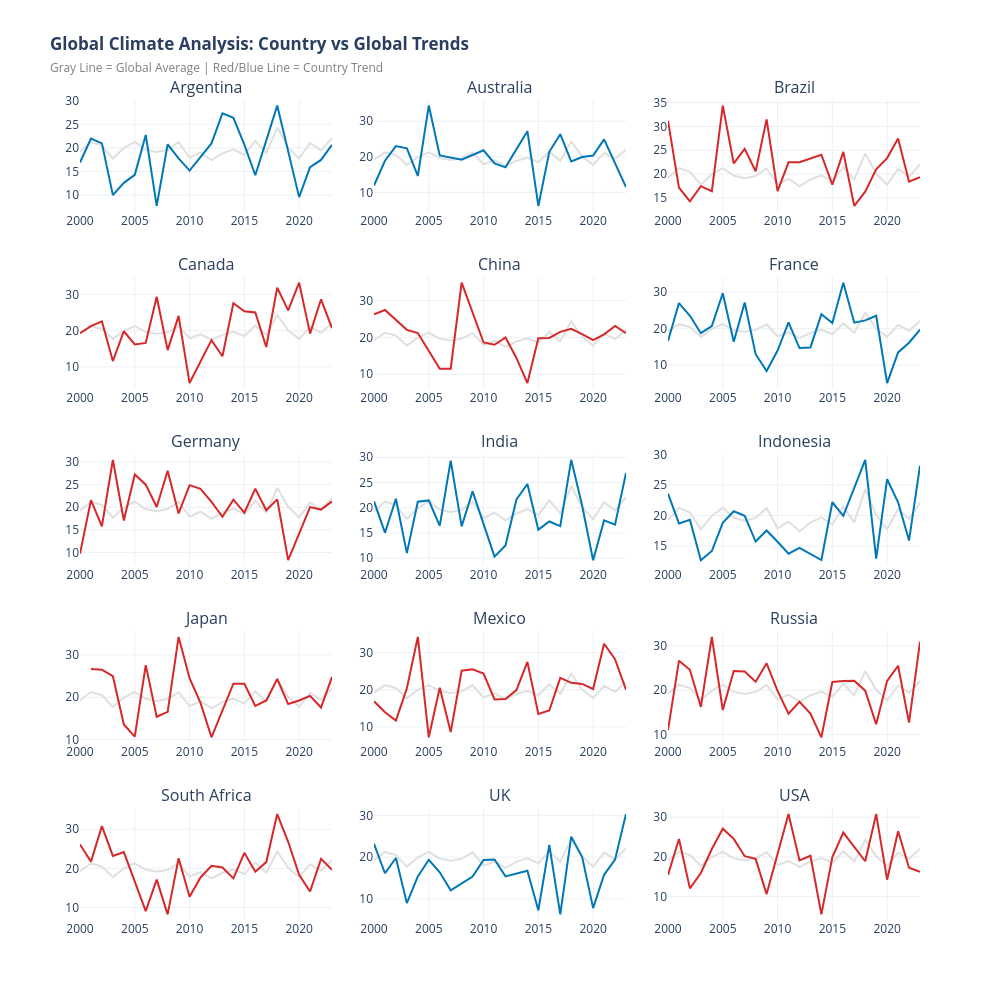

Write notebook code for a chart like this one.
### Markdown cell above
### Analysis of the Line Chart (Focus + Context)
**Purpose:** Shows the overall distribution and range of the data showing Global Stability vs. Local Chaos.

**The Context:** The light gray lines ("spaghetti") represent the noise and range of all 15 countries in the dataset.

**The Baseline:** The thick black line represents the Global Average. It acts as the anchor, showing the central tendency of the data.

**The Focus:** The green dotted line highlights any chosen country. This allows the viewer to instantly compare a specific local trend against the global baseline without getting lost in the clutter of other countries.

**Interpretation of Variance:** The fact that the background lines are so messy (the "spaghetti" effect) reinforces that calculating a "Global Average" might be hiding the reality of what is happening on the ground. A global average of 20°C doesn't mean much to a country experiencing a 34°C heatwave (China) or a 8°C cold snap (Soth Africa) in the same year (2008).

Basically;
**The average doesn't tell the whole story because real weather is messy**
- Some years, one country is freezing (bottom of the chart).
- The same year, another country is boiling (top of the chart).
- Because they are all happening at once, the chart looks chaotic.

### Code cell
import pandas as pd
import plotly.graph_objects as go
from plotly.subplots import make_subplots

countries = sorted(df["Country"].unique())
global_data = df.groupby("Year")["Avg Temperature (°C)"].mean()
global_mean_val = df["Avg Temperature (°C)"].mean()

# Creating Grid Layout (5 Rows x 3 Cols)
fig = make_subplots(
    rows=5, cols=3,
    subplot_titles=countries, # Titles for each mini-chart
    vertical_spacing=0.08,
    horizontal_spacing=0.05
)

row_idx = 1
col_idx = 1

for country in countries:
    country_df = df[df["Country"] == country]

    # Adding the Global Trend (Gray)
    fig.add_trace(go.Scatter(
        x=global_data.index,
        y=global_data.values,
        mode="lines",
        line=dict(color="#e0e0e0", width=2),
        showlegend=False,
        hoverinfo="skip"
    ), row=row_idx, col=col_idx)

    # Adding Country Trend (Colored)
    # We color based on whether the country is mostly hot (Red) or cold (Blue)
    avg_temp = country_df["Avg Temperature (°C)"].mean()
    line_color = "#D62828" if avg_temp > global_mean_val else "#0077B6"

    fig.add_trace(go.Scatter(
        x=country_df["Year"],
        y=country_df["Avg Temperature (°C)"],
        mode="lines",
        name=country,
        line=dict(color=line_color, width=2),
        showlegend=False
    ), row=row_idx, col=col_idx)

    # Move to next grid cell
    col_idx += 1
    if col_idx > 3:
        col_idx = 1
        row_idx += 1

fig.update_layout(
    title="<b>Global Climate Analysis: Country vs Global Trends</b><br><span style='font-size:12px;color:gray'>Gray Line = Global Average | Red/Blue Line = Country Trend</span>",
    height=1000,
    width=1000,
    template="plotly_white",
    hovermode="x unified"
)

fig.show()

### Figure 1 — Plotly figure (JSON) as saved in the notebook; plotly's stock layout.template omitted (floating-point values rounded to 4 significant figures)
{"data": [{"hoverinfo": "skip", "line": {"color": "#e0e0e0", "width": 2}, "mode": "lines", "showlegend": false, "type": "scatter", "x": [2000, 2001, 2002, 2003, 2004, 2005, 2006, 2007, 2008, 2009, 2010, 2011, 2012, 2013, 2014, 2015, 2016, 2017, 2018, 2019, 2020, 2021, 2022, 2023], "xaxis": "x", "y": [19.24, 21.24, 20.48, 17.74, 19.94, 21.26, 19.63, 19.14, 19.6, 21.2, 17.92, 19.01, 17.44, 18.86, 19.71, 18.52, 21.45, 18.87, 24.3, 20.11, 17.74, 21.07, 19.45, 22.08], "yaxis": "y"}, {"line": {"color": "#0077B6", "width": 2}, "mode": "lines", "name": "Argentina", "showlegend": false, "type": "scatter", "x": [2000, 2001, 2002, 2003, 2004, 2005, 2006, 2007, 2008, 2009, 2010, 2012, 2013, 2014, 2015, 2016, 2018, 2019, 2020, 2021, 2022, 2023], "xaxis": "x", "y": [16.9, 21.98, 20.95, 10.0, 12.6, 14.28, 22.75, 7.7, 20.76, 17.77, 15.2, 20.95, 27.32, 26.37, 20.7, 14.2, 28.97, 19.03, 9.567, 15.93, 17.45, 20.63], "yaxis": "y"}, {"hoverinfo": "skip", "line": {"color": "#e0e0e0", "width": 2}, "mode": "lines", "showlegend": false, "type": "scatter", "x": [2000, 2001, 2002, 2003, 2004, 2005, 2006, 2007, 2008, 2009, 2010, 2011, 2012, 2013, 2014, 2015, 2016, 2017, 2018, 2019, 2020, 2021, 2022, 2023], "xaxis": "x2", "y": [19.24, 21.24, 20.48, 17.74, 19.94, 21.26, 19.63, 19.14, 19.6, 21.2, 17.92, 19.01, 17.44, 18.86, 19.71, 18.52, 21.45, 18.87, 24.3, 20.11, 17.74, 21.07, 19.45, 22.08], "yaxis": "y2"}, {"line": {"color": "#0077B6", "width": 2}, "mode": "lines", "name": "Australia", "showlegend": false, "type": "scatter", "x": [2000, 2001, 2002, 2003, 2004, 2005, 2006, 2008, 2010, 2011, 2012, 2014, 2015, 2016, 2017, 2018, 2019, 2020, 2021, 2022, 2023], "xaxis": "x2", "y": [11.93, 18.9, 23.02, 22.4, 14.62, 34.4, 20.4, 19.2, 21.83, 18.16, 17.05, 27.2, 6.2, 21.4, 26.35, 18.68, 19.96, 20.35, 24.9, 18.33, 11.5], "yaxis": "y2"}, {"hoverinfo": "skip", "line": {"color": "#e0e0e0", "width": 2}, "mode": "lines", "showlegend": false, "type": "scatter", "x": [2000, 2001, 2002, 2003, 2004, 2005, 2006, 2007, 2008, 2009, 2010, 2011, 2012, 2013, 2014, 2015, 2016, 2017, 2018, 2019, 2020, 2021, 2022, 2023], "xaxis": "x3", "y": [19.24, 21.24, 20.48, 17.74, 19.94, 21.26, 19.63, 19.14, 19.6, 21.2, 17.92, 19.01, 17.44, 18.86, 19.71, 18.52, 21.45, 18.87, 24.3, 20.11, 17.74, 21.07, 19.45, 22.08], "yaxis": "y3"}, {"line": {"color": "#D62828", "width": 2}, "mode": "lines", "name": "Brazil", "showlegend": false, "type": "scatter", "x": [2000, 2001, 2002, 2003, 2004, 2005, 2006, 2007, 2008, 2009, 2010, 2011, 2012, 2013, 2014, 2015, 2016, 2017, 2018, 2019, 2020, 2021, 2022, 2023], "xaxis": "x3", "y": [31.2, 17.15, 14.27, 17.45, 16.4, 34.4, 22.23, 25.3, 20.6, 31.5, 16.42, 22.47, 22.5, 23.23, 24.07, 17.75, 24.66, 13.3, 16.3, 21.0, 23.36, 27.5, 18.4, 19.35], "yaxis": "y3"}, {"hoverinfo": "skip", "line": {"color": "#e0e0e0", "width": 2}, "mode": "lines", "showlegend": false, "type": "scatter", "x": [2000, 2001, 2002, 2003, 2004, 2005, 2006, 2007, 2008, 2009, 2010, 2011, 2012, 2013, 2014, 2015, 2016, 2017, 2018, 2019, 2020, 2021, 2022, 2023], "xaxis": "x4", "y": [19.24, 21.24, 20.48, 17.74, 19.94, 21.26, 19.63, 19.14, 19.6, 21.2, 17.92, 19.01, 17.44, 18.86, 19.71, 18.52, 21.45, 18.87, 24.3, 20.11, 17.74, 21.07, 19.45, 22.08], "yaxis": "y4"}, {"line": {"color": "#D62828", "width": 2}, "mode": "lines", "name": "Canada", "showlegend": false, "type": "scatter", "x": [2000, 2001, 2002, 2003, 2004, 2005, 2006, 2007, 2008, 2009, 2010, 2012, 2013, 2014, 2015, 2016, 2017, 2018, 2019, 2020, 2021, 2022, 2023], "xaxis": "x4", "y": [19.3, 21.25, 22.6, 11.6, 19.85, 16.19, 16.63, 29.4, 14.63, 24.1, 5.5, 17.38, 12.92, 27.6, 25.4, 25.05, 15.5, 31.9, 25.65, 33.3, 19.2, 28.7, 20.7], "yaxis": "y4"}, {"hoverinfo": "skip", "line": {"color": "#e0e0e0", "width": 2}, "mode": "lines", "showlegend": false, "type": "scatter", "x": [2000, 2001, 2002, 2003, 2004, 2005, 2006, 2007, 2008, 2009, 2010, 2011, 2012, 2013, 2014, 2015, 2016, 2017, 2018, 2019, 2020, 2021, 2022, 2023], "xaxis": "x5", "y": [19.24, 21.24, 20.48, 17.74, 19.94, 21.26, 19.63, 19.14, 19.6, 21.2, 17.92, 19.01, 17.44, 18.86, 19.71, 18.52, 21.45, 18.87, 24.3, 20.11, 17.74, 21.07, 19.45, 22.08], "yaxis": "y5"}, {"line": {"color": "#D62828", "width": 2}, "mode": "lines", "name": "China", "showlegend": false, "type": "scatter", "x": [2000, 2001, 2003, 2004, 2006, 2007, 2008, 2010, 2011, 2012, 2013, 2014, 2015, 2016, 2017, 2018, 2019, 2020, 2021, 2022, 2023], "xaxis": "x5", "y": [26.2, 27.4, 22.02, 21.14, 11.5, 11.5, 34.8, 18.6, 17.98, 19.97, 14.4, 7.6, 19.77, 19.82, 21.48, 22.28, 20.85, 19.22, 20.8, 23.1, 21.1], "yaxis": "y5"}, {"hoverinfo": "skip", "line": {"color": "#e0e0e0", "width": 2}, "mode": "lines", "showlegend": false, "type": "scatter", "x": [2000, 2001, 2002, 2003, 2004, 2005, 2006, 2007, 2008, 2009, 2010, 2011, 2012, 2013, 2014, 2015, 2016, 2017, 2018, 2019, 2020, 2021, 2022, 2023], "xaxis": "x6", "y": [19.24, 21.24, 20.48, 17.74, 19.94, 21.26, 19.63, 19.14, 19.6, 21.2, 17.92, 19.01, 17.44, 18.86, 19.71, 18.52, 21.45, 18.87, 24.3, 20.11, 17.74, 21.07, 19.45, 22.08], "yaxis": "y6"}, {"line": {"color": "#0077B6", "width": 2}, "mode": "lines", "name": "France", "showlegend": false, "type": "scatter", "x": [2000, 2001, 2002, 2003, 2004, 2005, 2006, 2007, 2008, 2009, 2010, 2011, 2012, 2013, 2014, 2015, 2016, 2017, 2018, 2019, 2020, 2021, 2022, 2023], "xaxis": "x6", "y": [16.6, 27.0, 23.53, 18.77, 20.7, 29.7, 16.4, 27.17, 13.0, 8.4, 14.0, 21.7, 14.7, 14.87, 23.94, 21.56, 32.6, 21.65, 22.27, 23.53, 5.1, 13.5, 16.15, 19.75], "yaxis": "y6"}, {"hoverinfo": "skip", "line": {"color": "#e0e0e0", "width": 2}, "mode": "lines", "showlegend": false, "type": "scatter", "x": [2000, 2001, 2002, 2003, 2004, 2005, 2006, 2007, 2008, 2009, 2010, 2011, 2012, 2013, 2014, 2015, 2016, 2017, 2018, 2019, 2020, 2021, 2022, 2023], "xaxis": "x7", "y": [19.24, 21.24, 20.48, 17.74, 19.94, 21.26, 19.63, 19.14, 19.6, 21.2, 17.92, 19.01, 17.44, 18.86, 19.71, 18.52, 21.45, 18.87, 24.3, 20.11, 17.74, 21.07, 19.45, 22.08], "yaxis": "y7"}, {"line": {"color": "#D62828", "width": 2}, "mode": "lines", "name": "Germany", "showlegend": false, "type": "scatter", "x": [2000, 2001, 2002, 2003, 2004, 2005, 2006, 2007, 2008, 2009, 2010, 2011, 2012, 2013, 2014, 2015, 2016, 2017, 2018, 2019, 2021, 2022, 2023], "xaxis": "x7", "y": [9.75, 21.57, 15.8, 30.5, 17.07, 27.27, 25.0, 20.06, 28.1, 18.63, 24.9, 24.1, 21.2, 17.9, 21.7, 18.83, 24.1, 19.35, 21.75, 8.3, 20.05, 19.5, 21.3], "yaxis": "y7"}, {"hoverinfo": "skip", "line": {"color": "#e0e0e0", "width": 2}, "mode": "lines", "showlegend": false, "type": "scatter", "x": [2000, 2001, 2002, 2003, 2004, 2005, 2006, 2007, 2008, 2009, 2010, 2011, 2012, 2013, 2014, 2015, 2016, 2017, 2018, 2019, 2020, 2021, 2022, 2023], "xaxis": "x8", "y": [19.24, 21.24, 20.48, 17.74, 19.94, 21.26, 19.63, 19.14, 19.6, 21.2, 17.92, 19.01, 17.44, 18.86, 19.71, 18.52, 21.45, 18.87, 24.3, 20.11, 17.74, 21.07, 19.45, 22.08], "yaxis": "y8"}, {"line": {"color": "#0077B6", "width": 2}, "mode": "lines", "name": "India", "showlegend": false, "type": "scatter", "x": [2000, 2001, 2002, 2003, 2004, 2005, 2006, 2007, 2008, 2009, 2011, 2012, 2013, 2014, 2015, 2016, 2017, 2018, 2019, 2020, 2021, 2022, 2023], "xaxis": "x8", "y": [21.25, 15.05, 21.78, 11.0, 21.2, 21.45, 16.4, 29.33, 16.3, 23.25, 10.3, 12.5, 21.65, 24.7, 15.65, 17.27, 16.37, 29.5, 20.38, 9.6, 17.48, 16.63, 26.9], "yaxis": "y8"}, {"hoverinfo": "skip", "line": {"color": "#e0e0e0", "width": 2}, "mode": "lines", "showlegend": false, "type": "scatter", "x": [2000, 2001, 2002, 2003, 2004, 2005, 2006, 2007, 2008, 2009, 2010, 2011, 2012, 2013, 2014, 2015, 2016, 2017, 2018, 2019, 2020, 2021, 2022, 2023], "xaxis": "x9", "y": [19.24, 21.24, 20.48, 17.74, 19.94, 21.26, 19.63, 19.14, 19.6, 21.2, 17.92, 19.01, 17.44, 18.86, 19.71, 18.52, 21.45, 18.87, 24.3, 20.11, 17.74, 21.07, 19.45, 22.08], "yaxis": "y9"}, {"line": {"color": "#0077B6", "width": 2}, "mode": "lines", "name": "Indonesia", "showlegend": false, "type": "scatter", "x": [2000, 2001, 2002, 2003, 2004, 2005, 2006, 2007, 2008, 2009, 2010, 2011, 2012, 2014, 2015, 2016, 2018, 2019, 2020, 2021, 2022, 2023], "xaxis": "x9", "y": [23.59, 18.7, 19.3, 12.7, 14.2, 18.8, 20.7, 19.94, 15.75, 17.55, 15.72, 13.77, 14.7, 12.72, 22.17, 19.95, 29.1, 12.97, 25.93, 22.17, 15.9, 28.15], "yaxis": "y9"}, {"hoverinfo": "skip", "line": {"color": "#e0e0e0", "width": 2}, "mode": "lines", "showlegend": false, "type": "scatter", "x": [2000, 2001, 2002, 2003, 2004, 2005, 2006, 2007, 2008, 2009, 2010, 2011, 2012, 2013, 2014, 2015, 2016, 2017, 2018, 2019, 2020, 2021, 2022, 2023], "xaxis": "x10", "y": [19.24, 21.24, 20.48, 17.74, 19.94, 21.26, 19.63, 19.14, 19.6, 21.2, 17.92, 19.01, 17.44, 18.86, 19.71, 18.52, 21.45, 18.87, 24.3, 20.11, 17.74, 21.07, 19.45, 22.08], "yaxis": "y10"}, {"line": {"color": "#D62828", "width": 2}, "mode": "lines", "name": "Japan", "showlegend": false, "type": "scatter", "x": [2001, 2002, 2003, 2004, 2005, 2006, 2007, 2008, 2009, 2010, 2011, 2012, 2014, 2015, 2016, 2017, 2018, 2019, 2020, 2021, 2022, 2023], "xaxis": "x10", "y": [26.65, 26.5, 24.97, 13.58, 10.7, 27.6, 15.4, 16.55, 34.25, 24.5, 18.67, 10.55, 23.2, 23.2, 17.98, 19.24, 24.32, 18.4, 19.25, 20.32, 17.58, 24.8], "yaxis": "y10"}, {"hoverinfo": "skip", "line": {"color": "#e0e0e0", "width": 2}, "mode": "lines", "showlegend": false, "type": "scatter", "x": [2000, 2001, 2002, 2003, 2004, 2005, 2006, 2007, 2008, 2009, 2010, 2011, 2012, 2013, 2014, 2015, 2016, 2017, 2018, 2019, 2020, 2021, 2022, 2023], "xaxis": "x11", "y": [19.24, 21.24, 20.48, 17.74, 19.94, 21.26, 19.63, 19.14, 19.6, 21.2, 17.92, 19.01, 17.44, 18.86, 19.71, 18.52, 21.45, 18.87, 24.3, 20.11, 17.74, 21.07, 19.45, 22.08], "yaxis": "y11"}, {"line": {"color": "#D62828", "width": 2}, "mode": "lines", "name": "Mexico", "showlegend": false, "type": "scatter", "x": [2000, 2001, 2002, 2003, 2004, 2005, 2006, 2007, 2008, 2009, 2010, 2011, 2012, 2013, 2014, 2015, 2016, 2017, 2018, 2019, 2020, 2021, 2022, 2023], "xaxis": "x11", "y": [16.9, 13.94, 11.7, 20.4, 34.2, 7.2, 20.55, 8.6, 25.1, 25.5, 24.37, 17.4, 17.5, 19.9, 27.47, 13.45, 14.4, 23.18, 21.85, 21.57, 20.2, 32.38, 28.2, 20.0], "yaxis": "y11"}, {"hoverinfo": "skip", "line": {"color": "#e0e0e0", "width": 2}, "mode": "lines", "showlegend": false, "type": "scatter", "x": [2000, 2001, 2002, 2003, 2004, 2005, 2006, 2007, 2008, 2009, 2010, 2011, 2012, 2013, 2014, 2015, 2016, 2017, 2018, 2019, 2020, 2021, 2022, 2023], "xaxis": "x12", "y": [19.24, 21.24, 20.48, 17.74, 19.94, 21.26, 19.63, 19.14, 19.6, 21.2, 17.92, 19.01, 17.44, 18.86, 19.71, 18.52, 21.45, 18.87, 24.3, 20.11, 17.74, 21.07, 19.45, 22.08], "yaxis": "y12"}, {"line": {"color": "#D62828", "width": 2}, "mode": "lines", "name": "Russia", "showlegend": false, "type": "scatter", "x": [2000, 2001, 2002, 2003, 2004, 2005, 2006, 2007, 2008, 2009, 2010, 2011, 2012, 2013, 2014, 2015, 2016, 2017, 2018, 2019, 2020, 2021, 2022, 2023], "xaxis": "x12", "y": [11.0, 26.65, 24.6, 16.23, 32.0, 15.55, 24.33, 24.2, 21.9, 26.05, 19.85, 14.72, 17.4, 14.75, 9.4, 21.85, 22.07, 22.15, 19.9, 12.35, 22.11, 25.5, 12.7, 30.9], "yaxis": "y12"}, {"hoverinfo": "skip", "line": {"color": "#e0e0e0", "width": 2}, "mode": "lines", "showlegend": false, "type": "scatter", "x": [2000, 2001, 2002, 2003, 2004, 2005, 2006, 2007, 2008, 2009, 2010, 2011, 2012, 2013, 2014, 2015, 2016, 2017, 2018, 2019, 2020, 2021, 2022, 2023], "xaxis": "x13", "y": [19.24, 21.24, 20.48, 17.74, 19.94, 21.26, 19.63, 19.14, 19.6, 21.2, 17.92, 19.01, 17.44, 18.86, 19.71, 18.52, 21.45, 18.87, 24.3, 20.11, 17.74, 21.07, 19.45, 22.08], "yaxis": "y13"}, {"line": {"color": "#D62828", "width": 2}, "mode": "lines", "name": "South Africa", "showlegend": false, "type": "scatter", "x": [2000, 2001, 2002, 2003, 2004, 2006, 2007, 2008, 2009, 2010, 2011, 2012, 2013, 2014, 2015, 2016, 2017, 2018, 2019, 2020, 2021, 2022, 2023], "xaxis": "x13", "y": [26.11, 21.73, 30.8, 23.17, 24.15, 9.05, 17.1, 8.2, 22.6, 12.75, 17.67, 20.64, 20.2, 17.43, 23.98, 19.14, 21.6, 33.9, 26.8, 18.36, 14.07, 22.43, 19.6], "yaxis": "y13"}, {"hoverinfo": "skip", "line": {"color": "#e0e0e0", "width": 2}, "mode": "lines", "showlegend": false, "type": "scatter", "x": [2000, 2001, 2002, 2003, 2004, 2005, 2006, 2007, 2008, 2009, 2010, 2011, 2012, 2013, 2014, 2015, 2016, 2017, 2018, 2019, 2020, 2021, 2022, 2023], "xaxis": "x14", "y": [19.24, 21.24, 20.48, 17.74, 19.94, 21.26, 19.63, 19.14, 19.6, 21.2, 17.92, 19.01, 17.44, 18.86, 19.71, 18.52, 21.45, 18.87, 24.3, 20.11, 17.74, 21.07, 19.45, 22.08], "yaxis": "y14"}, {"line": {"color": "#0077B6", "width": 2}, "mode": "lines", "name": "UK", "showlegend": false, "type": "scatter", "x": [2000, 2001, 2002, 2003, 2004, 2005, 2006, 2007, 2009, 2010, 2011, 2012, 2014, 2015, 2016, 2017, 2018, 2019, 2020, 2021, 2022, 2023], "xaxis": "x14", "y": [23.19, 16.15, 19.8, 9.0, 15.4, 19.37, 16.38, 12.05, 15.35, 19.3, 19.45, 15.4, 16.75, 7.3, 22.93, 6.3, 24.9, 20.02, 7.8, 15.78, 19.4, 30.3], "yaxis": "y14"}, {"hoverinfo": "skip", "line": {"color": "#e0e0e0", "width": 2}, "mode": "lines", "showlegend": false, "type": "scatter", "x": [2000, 2001, 2002, 2003, 2004, 2005, 2006, 2007, 2008, 2009, 2010, 2011, 2012, 2013, 2014, 2015, 2016, 2017, 2018, 2019, 2020, 2021, 2022, 2023], "xaxis": "x15", "y": [19.24, 21.24, 20.48, 17.74, 19.94, 21.26, 19.63, 19.14, 19.6, 21.2, 17.92, 19.01, 17.44, 18.86, 19.71, 18.52, 21.45, 18.87, 24.3, 20.11, 17.74, 21.07, 19.45, 22.08], "yaxis": "y15"}, {"line": {"color": "#D62828", "width": 2}, "mode": "lines", "name": "USA", "showlegend": false, "type": "scatter", "x": [2000, 2001, 2002, 2003, 2004, 2005, 2006, 2007, 2008, 2009, 2011, 2012, 2013, 2014, 2015, 2016, 2018, 2019, 2020, 2021, 2022, 2023], "xaxis": "x15", "y": [15.44, 24.5, 12.07, 15.95, 22.0, 27.1, 24.54, 20.17, 19.5, 10.62, 30.8, 19.1, 20.3, 5.5, 19.94, 26.13, 18.9, 30.8, 14.25, 26.45, 17.29, 16.26], "yaxis": "y15"}], "layout": {"annotations": [{"font": {"size": 16}, "showarrow": false, "text": "Argentina", "x": 0.15, "xanchor": "center", "xref": "paper", "y": 1.0, "yanchor": "bottom", "yref": "paper"}, {"font": {"size": 16}, "showarrow": false, "text": "Australia", "x": 0.5, "xanchor": "center", "xref": "paper", "y": 1.0, "yanchor": "bottom", "yref": "paper"}, {"font": {"size": 16}, "showarrow": false, "text": "Brazil", "x": 0.85, "xanchor": "center", "xref": "paper", "y": 1.0, "yanchor": "bottom", "yref": "paper"}, {"font": {"size": 16}, "showarrow": false, "text": "Canada", "x": 0.15, "xanchor": "center", "xref": "paper", "y": 0.784, "yanchor": "bottom", "yref": "paper"}, {"font": {"size": 16}, "showarrow": false, "text": "China", "x": 0.5, "xanchor": "center", "xref": "paper", "y": 0.784, "yanchor": "bottom", "yref": "paper"}, {"font": {"size": 16}, "showarrow": false, "text": "France", "x": 0.85, "xanchor": "center", "xref": "paper", "y": 0.784, "yanchor": "bottom", "yref": "paper"}, {"font": {"size": 16}, "showarrow": false, "text": "Germany", "x": 0.15, "xanchor": "center", "xref": "paper", "y": 0.568, "yanchor": "bottom", "yref": "paper"}, {"font": {"size": 16}, "showarrow": false, "text": "India", "x": 0.5, "xanchor": "center", "xref": "paper", "y": 0.568, "yanchor": "bottom", "yref": "paper"}, {"font": {"size": 16}, "showarrow": false, "text": "Indonesia", "x": 0.85, "xanchor": "center", "xref": "paper", "y": 0.568, "yanchor": "bottom", "yref": "paper"}, {"font": {"size": 16}, "showarrow": false, "text": "Japan", "x": 0.15, "xanchor": "center", "xref": "paper", "y": 0.352, "yanchor": "bottom", "yref": "paper"}, {"font": {"size": 16}, "showarrow": false, "text": "Mexico", "x": 0.5, "xanchor": "center", "xref": "paper", "y": 0.352, "yanchor": "bottom", "yref": "paper"}, {"font": {"size": 16}, "showarrow": false, "text": "Russia", "x": 0.85, "xanchor": "center", "xref": "paper", "y": 0.352, "yanchor": "bottom", "yref": "paper"}, {"font": {"size": 16}, "showarrow": false, "text": "South Africa", "x": 0.15, "xanchor": "center", "xref": "paper", "y": 0.136, "yanchor": "bottom", "yref": "paper"}, {"font": {"size": 16}, "showarrow": false, "text": "UK", "x": 0.5, "xanchor": "center", "xref": "paper", "y": 0.136, "yanchor": "bottom", "yref": "paper"}, {"font": {"size": 16}, "showarrow": false, "text": "USA", "x": 0.85, "xanchor": "center", "xref": "paper", "y": 0.136, "yanchor": "bottom", "yref": "paper"}], "height": 1000, "hovermode": "x unified", "title": {"text": "<b>Global Climate Analysis: Country vs Global Trends</b><br><span style='font-size:12px;color:gray'>Gray Line = Global Average | Red/Blue Line = Country Trend</span>"}, "width": 1000, "xaxis": {"anchor": "y", "domain": [0, 0.3]}, "xaxis10": {"anchor": "y10", "domain": [0, 0.3]}, "xaxis11": {"anchor": "y11", "domain": [0.35, 0.65]}, "xaxis12": {"anchor": "y12", "domain": [0.7, 1]}, "xaxis13": {"anchor": "y13", "domain": [0, 0.3]}, "xaxis14": {"anchor": "y14", "domain": [0.35, 0.65]}, "xaxis15": {"anchor": "y15", "domain": [0.7, 1]}, "xaxis2": {"anchor": "y2", "domain": [0.35, 0.65]}, "xaxis3": {"anchor": "y3", "domain": [0.7, 1]}, "xaxis4": {"anchor": "y4", "domain": [0, 0.3]}, "xaxis5": {"anchor": "y5", "domain": [0.35, 0.65]}, "xaxis6": {"anchor": "y6", "domain": [0.7, 1]}, "xaxis7": {"anchor": "y7", "domain": [0, 0.3]}, "xaxis8": {"anchor": "y8", "domain": [0.35, 0.65]}, "xaxis9": {"anchor": "y9", "domain": [0.7, 1]}, "yaxis": {"anchor": "x", "domain": [0.864, 1.0]}, "yaxis10": {"anchor": "x10", "domain": [0.216, 0.352]}, "yaxis11": {"anchor": "x11", "domain": [0.216, 0.352]}, "yaxis12": {"anchor": "x12", "domain": [0.216, 0.352]}, "yaxis13": {"anchor": "x13", "domain": [0, 0.136]}, "yaxis14": {"anchor": "x14", "domain": [0, 0.136]}, "yaxis15": {"anchor": "x15", "domain": [0, 0.136]}, "yaxis2": {"anchor": "x2", "domain": [0.864, 1.0]}, "yaxis3": {"anchor": "x3", "domain": [0.864, 1.0]}, "yaxis4": {"anchor": "x4", "domain": [0.648, 0.784]}, "yaxis5": {"anchor": "x5", "domain": [0.648, 0.784]}, "yaxis6": {"anchor": "x6", "domain": [0.648, 0.784]}, "yaxis7": {"anchor": "x7", "domain": [0.432, 0.568]}, "yaxis8": {"anchor": "x8", "domain": [0.432, 0.568]}, "yaxis9": {"anchor": "x9", "domain": [0.432, 0.568]}}}
